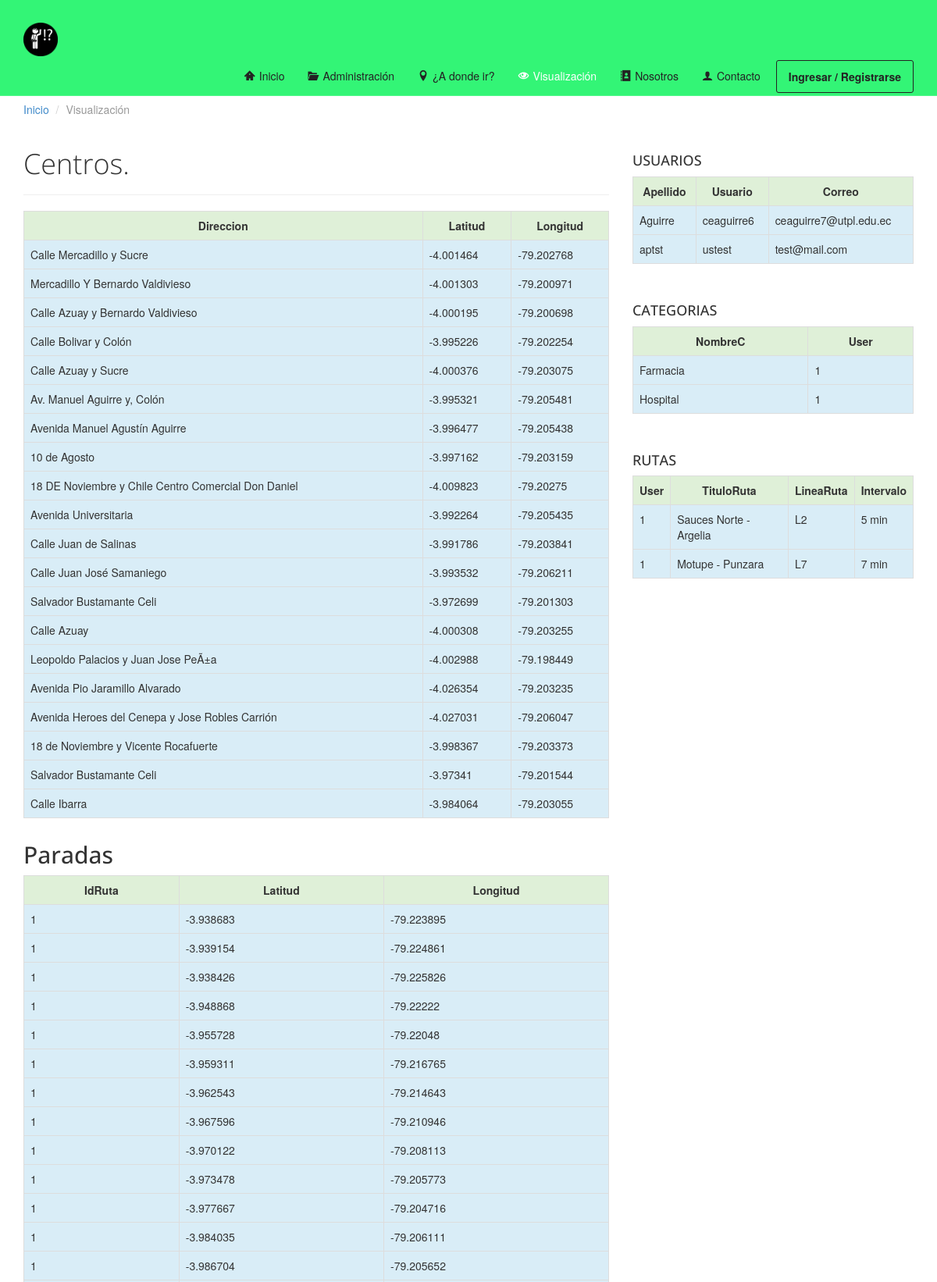
Page /visualizacion.php (upper part) on the committed database.
### tables this page shows
CREATE TABLE `centros` (
  `idCentro` int(11) NOT NULL,
  `idCat` int(11) DEFAULT '1' COMMENT 'FK a Usuarios.',
  `user` int(10) DEFAULT '1' COMMENT 'FK a Usuarios.',
  `nombre` varchar(250) NOT NULL COMMENT 'Nombre del Hostipal/Farmacia.',
  `direccion` varchar(250) NOT NULL COMMENT 'Calles del lugar.',
  `Latitud` double NOT NULL,
  `Longitud` double NOT NULL
);

CREATE TABLE `paradas` (
  `idParada` int(11) NOT NULL,
  `idRuta` int(11) NOT NULL DEFAULT '1' COMMENT 'FK a Rutas.',
  `latitud` double NOT NULL,
  `longitud` double NOT NULL
);

CREATE TABLE `usuarios` (
  `uid` int(10) NOT NULL COMMENT 'Primary Key: Unique user ID.',
  `nombre` varchar(60) NOT NULL,
  `apellido` varchar(60) NOT NULL DEFAULT '' COMMENT 'Unique user name.',
  `usuario` varchar(60) NOT NULL DEFAULT '' COMMENT 'Unique user name.',
  `clave` varchar(128) NOT NULL DEFAULT '' COMMENT 'User’s password (hashed).',
  `correo` varchar(254) DEFAULT '' COMMENT 'User’s e-mail address.'
);

CREATE TABLE `categorias` (
  `idC` int(11) NOT NULL,
  `nombreC` varchar(120) DEFAULT NULL COMMENT 'Nombre de la categoria.',
  `user` int(10) DEFAULT '1' COMMENT 'FK a Usuarios.'
);

CREATE TABLE `rutas` (
  `idRuta` int(11) NOT NULL,
  `user` int(10) DEFAULT '1' COMMENT 'FK a Usuarios.',
  `TituloRuta` varchar(250) NOT NULL COMMENT 'Nombre de la ruta del bus.',
  `lineaRuta` varchar(250) NOT NULL COMMENT 'Linea del Bus (Ej. Suaces Norte-Argelia, L2).',
  `intervalo` varchar(10) NOT NULL
);

### dll/mysql.php (the view, shortened to what this page needs)
<?php
    class DB_mysql{
        var $Servidor;
        var $Usuario;
        var $Clave;
        var $enlace=0;
        var $Consulta_ID;
        function DB_mysql($db="", $host="", $user="", $pass=""){
            $this->Servidor=$host;
            $this->Usuario=$user;
            $this->Clave=$pass;
        }
        function conectar($db, $host, $user, $pass){
            if($host != "")$this->Servidor=$host;
            if($user != "")$this->Usuario=$user;
            $this->enlace=mysqli_connect($this->Servidor, $this->Usuario, $this->Clave) or die('No se pudo conectar a la db'.mysqli_error());
            return $this->enlace;
        }
        function consulta($sql=""){
            $this->Consulta_ID=mysqli_query($this->enlace, $sql);
            return $this->Consulta_ID;
        }
        function numcampos(){
            return mysqli_num_fields($this->Consulta_ID);
        }
        function nombrecampo($numcampos){
            return mysqli_fetch_field_direct($this->Consulta_ID, $numcampos);
        }
        function verconsulta(){
            echo "<table class='table table-bordered'>";
            echo "<tr>";
            for ($i=1; $i < $this->numcampos() ; $i++) {
                $campo = $this->nombrecampo($i);
                $campo = $campo->name;
                echo "<th class='success text-center'>".ucwords($campo)."</th>";
            }
            echo "</tr>";
            while ($row=mysqli_fetch_array($this->Consulta_ID, MYSQLI_ASSOC)) {
                echo "<tr>";
                for ($i=1; $i < $this->numcampos(); $i++) {
                    $campo = $this->nombrecampo($i);
                    $campo = $campo->name;
                    echo "<td class='info'>".utf8_encode($row[$campo])."</td>";
                }
                echo "</tr>";
            }
            echo "</table>";
        }
    }
?>

### rows in the picture
centros: direccion "Calle Mercadillo y Sucre", Latitud "-4.001464", Longitud "-79.202768"
centros: direccion "Mercadillo Y Bernardo Valdivieso", Latitud "-4.001303", Longitud "-79.200971"
centros: direccion "Calle Azuay y Bernardo Valdivieso", Latitud "-4.000195", Longitud "-79.200698"
centros: direccion "Calle Bolivar y Colón", Latitud "-3.995226", Longitud "-79.202254"
centros: direccion "Calle Azuay y Sucre", Latitud "-4.000376", Longitud "-79.203075"
centros: direccion "Av. Manuel Aguirre y, Colón", Latitud "-3.995321", Longitud "-79.205481"
centros: direccion "Avenida Manuel Agustín Aguirre", Latitud "-3.996477", Longitud "-79.205438"
centros: direccion "10 de Agosto", Latitud "-3.997162", Longitud "-79.203159"
centros: direccion "18 DE Noviembre y Chile Centro Comercial Don Daniel", Latitud "-4.009823", Longitud "-79.20275"
centros: direccion "Avenida Universitaria", Latitud "-3.992264", Longitud "-79.205435"
centros: direccion "Calle Juan de Salinas", Latitud "-3.991786", Longitud "-79.203841"
centros: direccion "Calle Juan José Samaniego", Latitud "-3.993532", Longitud "-79.206211"
centros: direccion "Salvador Bustamante Celi", Latitud "-3.972699", Longitud "-79.201303"
centros: direccion "Calle Azuay", Latitud "-4.000308", Longitud "-79.203255"
centros: direccion "Leopoldo Palacios y Juan Jose PeÃ±a", Latitud "-4.002988", Longitud "-79.198449"
centros: direccion "Avenida Pio Jaramillo Alvarado", Latitud "-4.026354", Longitud "-79.203235"
centros: direccion "Avenida Heroes del Cenepa y Jose Robles Carrión", Latitud "-4.027031", Longitud "-79.206047"
centros: direccion "18 de Noviembre y Vicente Rocafuerte", Latitud "-3.998367", Longitud "-79.203373"
centros: direccion "Salvador Bustamante Celi", Latitud "-3.97341", Longitud "-79.201544"
centros: direccion "Calle Ibarra", Latitud "-3.984064", Longitud "-79.203055"
paradas: idRuta "1", latitud "-3.938683", longitud "-79.223895"
paradas: idRuta "1", latitud "-3.939154", longitud "-79.224861"
paradas: idRuta "1", latitud "-3.938426", longitud "-79.225826"
paradas: idRuta "1", latitud "-3.948868", longitud "-79.22222"
paradas: idRuta "1", latitud "-3.955728", longitud "-79.22048"
paradas: idRuta "1", latitud "-3.959311", longitud "-79.216765"
paradas: idRuta "1", latitud "-3.962543", longitud "-79.214643"
paradas: idRuta "1", latitud "-3.967596", longitud "-79.210946"
paradas: idRuta "1", latitud "-3.970122", longitud "-79.208113"
paradas: idRuta "1", latitud "-3.973478", longitud "-79.205773"
paradas: idRuta "1", latitud "-3.977667", longitud "-79.204716"
paradas: idRuta "1", latitud "-3.984035", longitud "-79.206111"
paradas: idRuta "1", latitud "-3.986704", longitud "-79.205652"
usuarios: apellido "Aguirre", usuario "ceaguirre6", correo "ceaguirre7@utpl.edu.ec"
usuarios: apellido "aptst", usuario "ustest", correo "test@mail.com"
categorias: nombreC "Farmacia", user "1"
categorias: nombreC "Hospital", user "1"
rutas: user "1", TituloRuta "Sauces Norte - Argelia", lineaRuta "L2", intervalo "5 min"
rutas: user "1", TituloRuta "Motupe - Punzara", lineaRuta "L7", intervalo "7 min"

### other values in the picture
$campo "Direccion"
$campo "Latitud"
$campo "Longitud"
$campo "IdRuta"
$campo "Apellido"
$campo "Usuario"
$campo "Correo"
$campo "NombreC"
$campo "User"
$campo "TituloRuta"
$campo "LineaRuta"
$campo "Intervalo"
